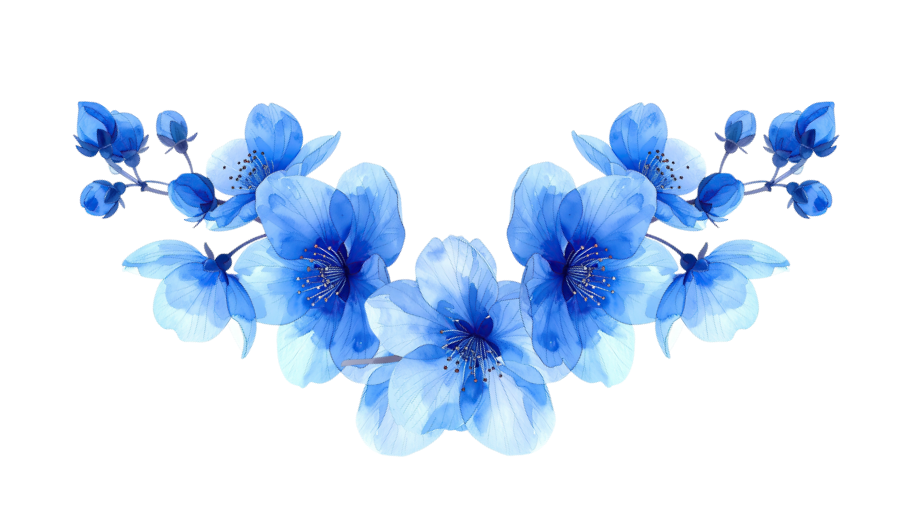
#> input picture assets/flor.png, 913 x 532 px
$ python remove_bg.py
#> lines starting #> are read from the running program, lines starting #| are printed output that depends on the picture; after the words box and inside, x2 and y2 are one past the last pixel; in counts of white or black regions, pixels touching at a corner belong together
from PIL import Image
import numpy as np
import os

img = Image.open('assets/flor.png').convert('RGBA')
data = np.array(img, dtype=np.float32)

r = data[:, :, 0]
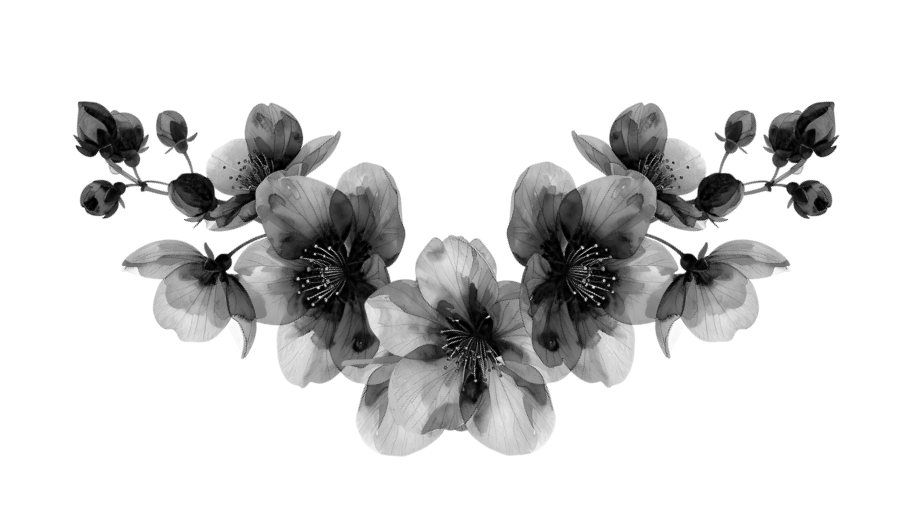
#> r: shape (532, 913) float32; min 0, max 255, mean 215.9
g = data[:, :, 1]
b = data[:, :, 2]
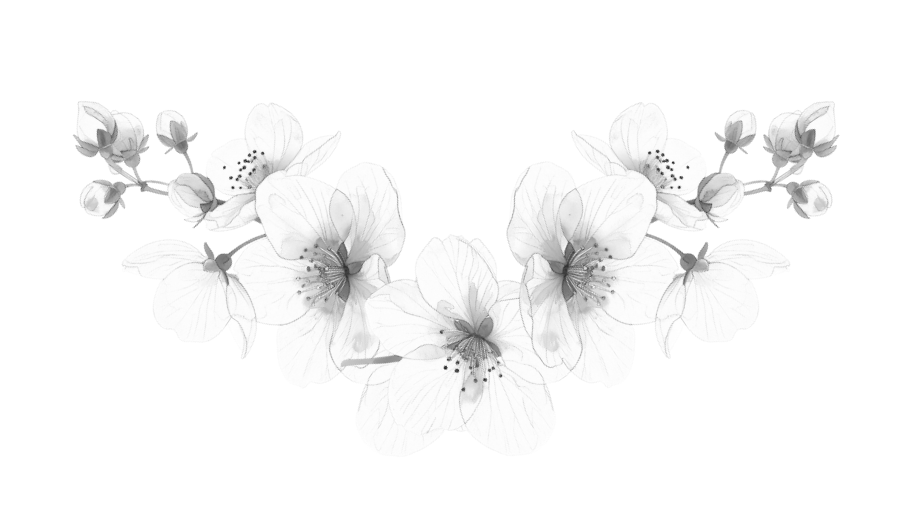
#> b: shape (532, 913) float32; min 34, max 255, mean 248.2
a = data[:, :, 3]
#> a: shape (532, 913) float32; every value is 255

# Saturação (quanto de cor vs branco/cinza)
ch_max = np.max(data[:, :, :3], axis=2)
ch_min = np.min(data[:, :, :3], axis=2)
saturation = ch_max - ch_min
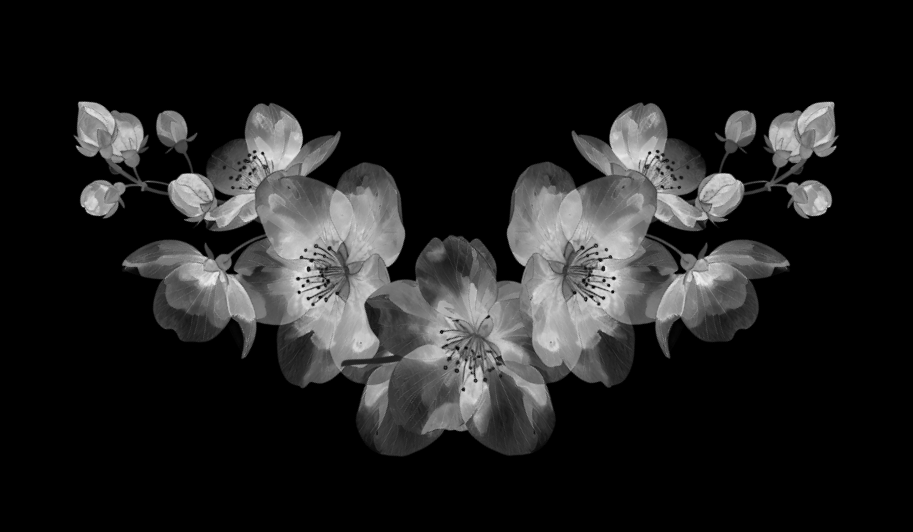
#> saturation: shape (532, 913) float32; min 0, max 238, mean 32.4

# Brilho médio
brightness = (r + g + b) / 3.0

# Estratégia: dois passes
# 1) Fundo puro branco/cinza claro sem saturação → totalmente transparente
# 2) Borda suave: pixels claro-azulados (pétalas translúcidas) → preservados

# Pixels que SÃO fundo: muito claro e quase sem saturação
# threshold mais baixo para apanhar cinzas externos
is_pure_bg = (brightness > 245) & (saturation < 15)
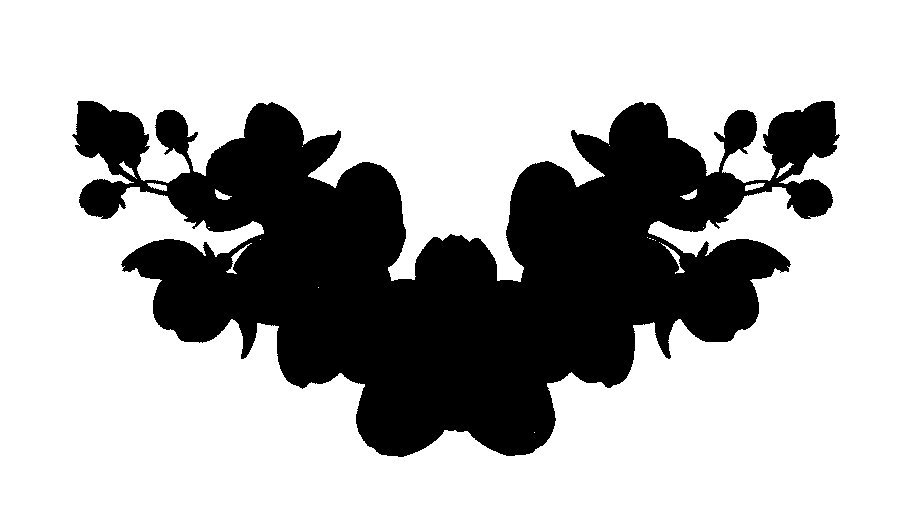
#> is_pure_bg: shape (532, 913) bool; 71.6% white; 1 black region, box (x1, y1, x2, y2) and area: (72, 101, 840, 457) 137708

# Zona de transição: claro mas tem alguma cor azulada
# bg_fade: 0 = flor, 1 = fundo puro
bg_fade = np.clip((brightness - 220) / 35.0, 0, 1) * np.clip(1.0 - saturation / 25.0, 0, 1)

# Força alpha=0 no fundo puro, fade suave nas bordas
new_alpha = np.where(is_pure_bg, 0.0, a * (1.0 - bg_fade))

# Segunda passagem: flood-fill simulado — pixels conectados à borda com brightness>220
# São garantidamente fundo externo, não pétala interna
h, w = data.shape[:2]
#> h = 532; w = 913
mask_bg = np.zeros((h, w), dtype=bool)

# Sementes nas 4 bordas
border_seed = np.zeros((h, w), dtype=bool)
border_seed[0, :] = True
border_seed[-1, :] = True
border_seed[:, 0] = True
border_seed[:, -1] = True

# Pixels elegíveis para fundo (claros e pouco saturados)
eligible = (brightness > 215) & (saturation < 35)
#> eligible: shape (532, 913) bool; 72.7% white; 10 black regions (9 under 20 px), largest, box (x1, y1, x2, y2) and area: (73, 101, 839, 456) 132608

# BFS iterativo via dilatação
from scipy.ndimage import binary_dilation
current = border_seed & eligible
#> current: shape (532, 913) bool; 0.59% white in thin lines or dots
for _ in range(300):
    expanded = binary_dilation(current, iterations=1) & eligible
    if not np.any(expanded & ~current):
        break
    current = expanded
#> this loop made 297 passes
#> pass 1, `expanded = binary_dilation(current, iterations=1) & eligible`:
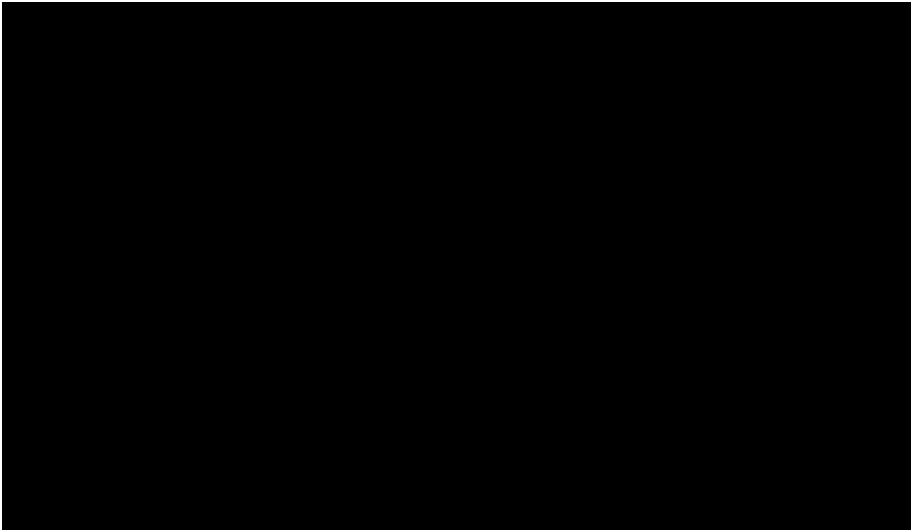
#> expanded: shape (532, 913) bool; 1.2% white; 1 white region, box (x1, y1, x2, y2) and area: (0, 0, 913, 532) 5764
#> after the loop:
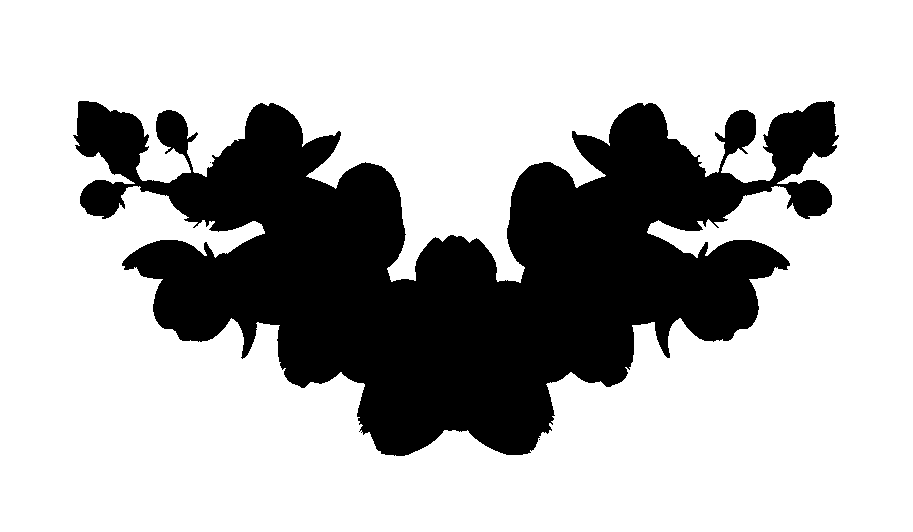
#> current: shape (532, 913) bool; 72.1% white; 3 black regions (2 under 20 px), largest, box (x1, y1, x2, y2) and area: (73, 101, 839, 456) 135387

# Pixels alcançados pela BFS = fundo externo → alpha 0
new_alpha = np.where(current, 0.0, new_alpha)
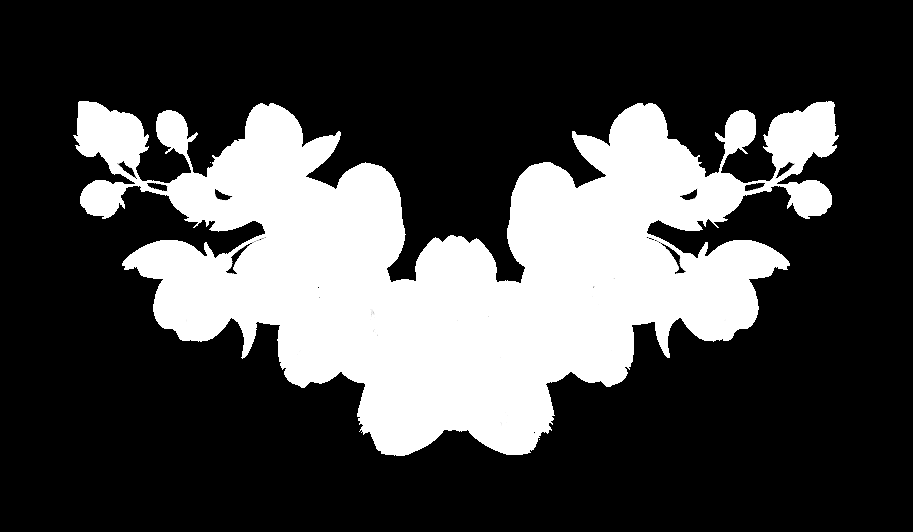
#> new_alpha: shape (532, 913) float32; min 0, max 255, mean 70.6

# Suavizar bordas restantes (anti-aliasing leve)
data[:, :, 3] = np.clip(new_alpha, 0, 255)

result = Image.fromarray(data.astype(np.uint8), 'RGBA')
result.save('assets/flor_sem_fundo.png', optimize=True)

orig = os.path.getsize('assets/flor.png')
novo = os.path.getsize('assets/flor_sem_fundo.png')
print(f'OK — Original: {orig:,} bytes | Novo: {novo:,} bytes')
print(f'Pixels de fundo removidos (BFS): {current.sum():,}')
#| Pixels de fundo removidos (BFS): 350,327

$ run again, with assets/vale_verde_fundo.png copied over assets/flor.png
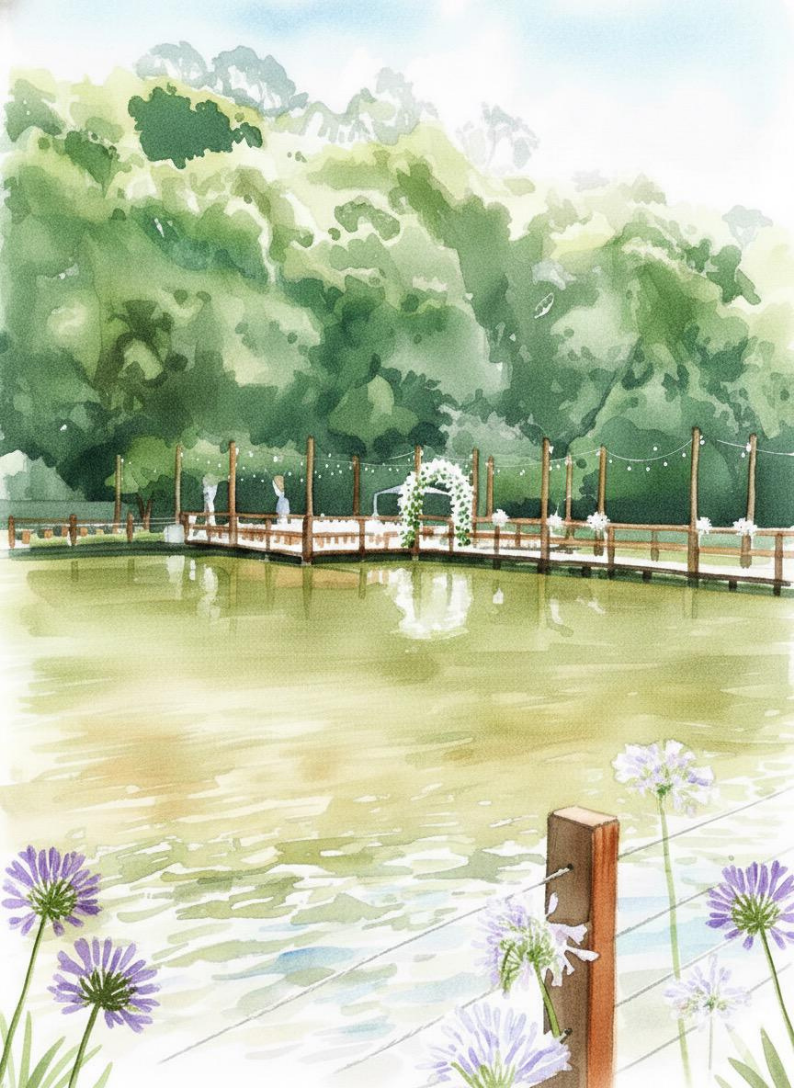
#> input picture assets/vale_verde_fundo.png, 794 x 1088 px
#> a: shape (1088, 794) float32; every value is 255
#> `is_pure_bg = (brightness > 245) & (saturation < 15)`:
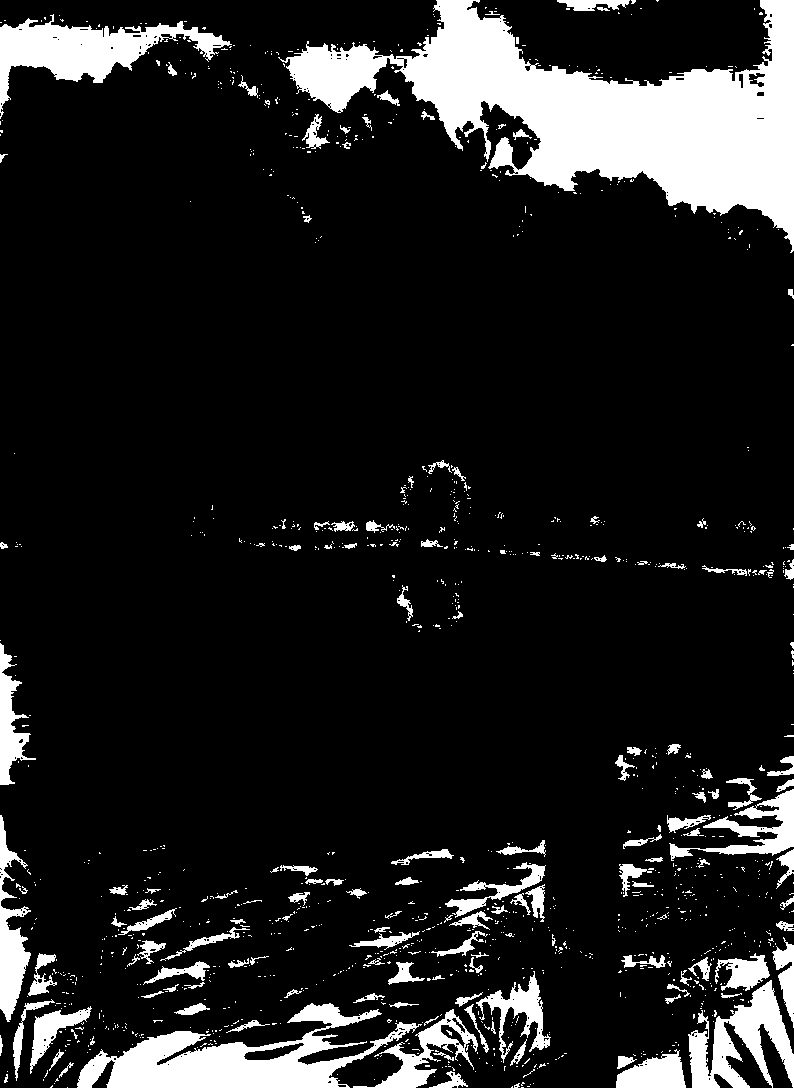
#> is_pure_bg: shape (1088, 794) bool; 13% white; 1244 white regions (1097 under 20 px), largest, box (x1, y1, x2, y2) and area: (278, 0, 794, 253) 49871, (77, 1003, 422, 1088) 11870, (0, 14, 232, 119) 7801
#> eligible: shape (1088, 794) bool; 34.8% white; 514 white regions (365 under 20 px), largest, box (x1, y1, x2, y2) and area: (0, 0, 794, 358) 125040, (75, 835, 597, 1088) 76616, (614, 893, 794, 1088) 20609
#> `data[:, :, 3] = np.clip(new_alpha, 0, 255)`:
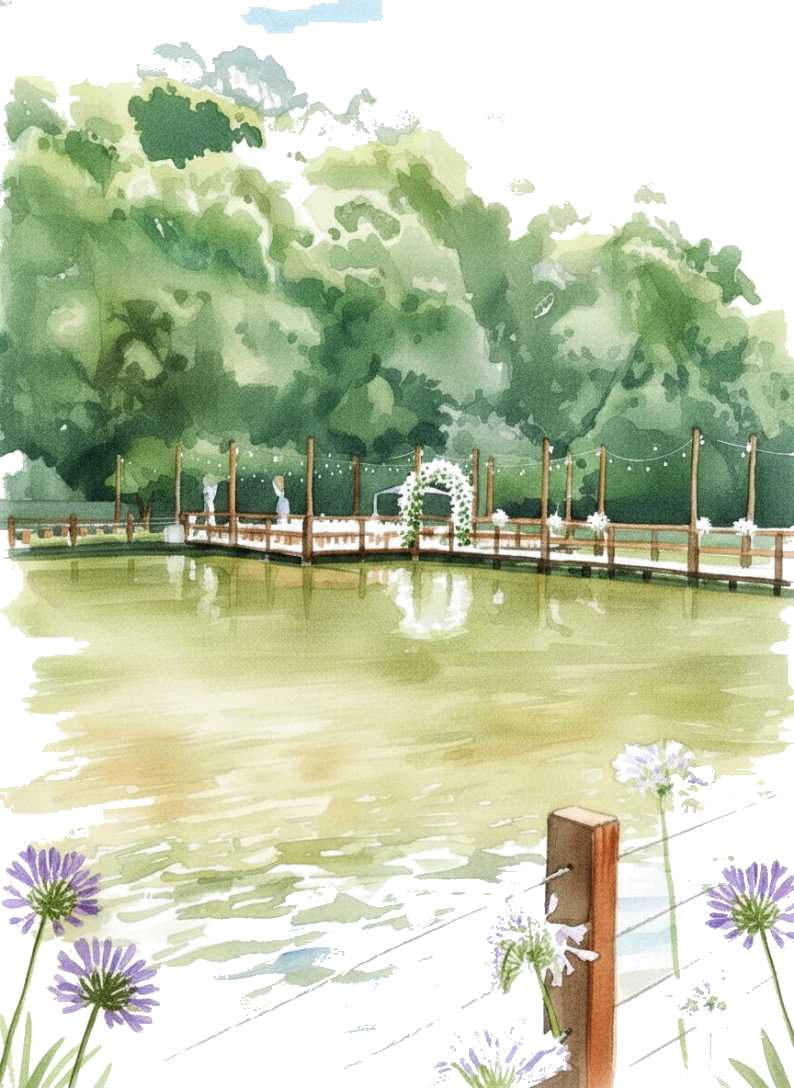
#> data: shape (1088, 794, 4) float32; mean R, G, B, A 189.6, 199.2, 169.5, 178.4; transparent parts drawn white
#| Pixels de fundo removidos (BFS): 248,504
